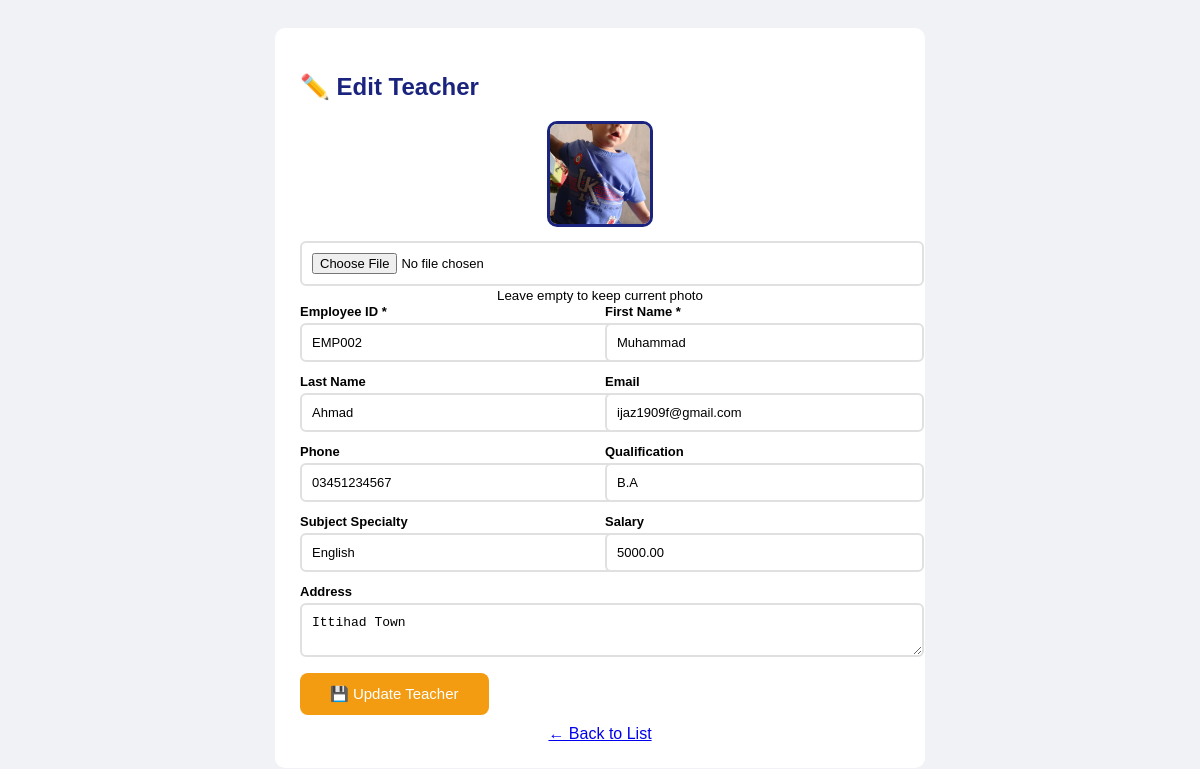
The app's page /modules/teachers/edit.php?id=6 (signed in) with its own data.
### tables this page shows
CREATE TABLE `teachers` (
  `id` int(11) NOT NULL,
  `employee_id` varchar(20) NOT NULL,
  `first_name` varchar(50) NOT NULL,
  `last_name` varchar(50) DEFAULT NULL,
  `email` varchar(100) DEFAULT NULL,
  `phone` varchar(20) DEFAULT NULL,
  `qualification` varchar(100) DEFAULT NULL,
  `subject_specialty` varchar(100) DEFAULT NULL,
  `salary` decimal(10,2) DEFAULT NULL,
  `address` text DEFAULT NULL,
  `photo` varchar(255) DEFAULT 'default.png',
  `joining_date` date DEFAULT NULL,
  `status` tinyint(4) DEFAULT 1,
  `created_at` timestamp NOT NULL DEFAULT current_timestamp()
);

### shared/config.php (called while the page is built, shortened)
<?php
function getPhotoUrl($photo, $type = 'student') {
    $default = BASE_URL . 'assets/uploads/photos/default.png';
    $path = PHOTO_DIR . $photo;
    return file_exists($path) ? BASE_URL . 'assets/uploads/photos/' . $photo : $default;
}
?>

### modules/teachers/edit.php (the view, shortened to what this page needs)
<?php
require_once '../../shared/config.php';
$id = $_GET['id'] ?? 0;
$t = $conn->query("SELECT * FROM teachers WHERE id=$id")->fetch_assoc();
?>
<!DOCTYPE html>
<html>
<head>
</head>
<body>
<div class="container">
    <h2>✏️ Edit Teacher</h2>
    <form method="POST" enctype="multipart/form-data">
        <div style="text-align:center;">
            <img src="<?php echo getPhotoUrl($t['photo']); ?>" class="photo-preview" id="preview">
            <br><input type="file" name="photo" accept="image/*" onchange="document.getElementById('preview').src=window.URL.createObjectURL(this.files[0])">
            <br><small>Leave empty to keep current photo</small>
        </div>
        <div class="row">
            <div class="form-group"><label>Employee ID *</label><input name="employee_id" value="<?php echo $t['employee_id']; ?>" required></div>
            <div class="form-group"><label>First Name *</label><input name="first_name" value="<?php echo $t['first_name']; ?>" required></div>
        </div>
        <div class="row">
            <div class="form-group"><label>Last Name</label><input name="last_name" value="<?php echo $t['last_name']; ?>"></div>
            <div class="form-group"><label>Email</label><input type="email" name="email" value="<?php echo $t['email']; ?>"></div>
        </div>
        <div class="row">
            <div class="form-group"><label>Phone</label><input name="phone" value="<?php echo $t['phone']; ?>"></div>
            <div class="form-group"><label>Qualification</label><input name="qualification" value="<?php echo $t['qualification']; ?>"></div>
        </div>
        <div class="row">
            <div class="form-group"><label>Subject Specialty</label><input name="subject_specialty" value="<?php echo $t['subject_specialty']; ?>"></div>
            <div class="form-group"><label>Salary</label><input type="number" name="salary" value="<?php echo $t['salary']; ?>" step="0.01"></div>
        </div>
        <div class="form-group"><label>Address</label><textarea name="address" rows="2"><?php echo $t['address']; ?></textarea></div>
        <button type="submit" name="save">💾 Update Teacher</button>
    </form>
    <a href="./" class="back">← Back to List</a>
</div>
</body>
</html>

### modules/teachers/edit.php (style rules this page uses)
body { font-family: Arial; background: #f0f2f5; padding: 20px; }
.container { max-width: 600px; margin: 0 auto; background: white; padding: 25px; border-radius: 10px; }
h2 { color: #1a237e; }
.form-group { margin-bottom: 12px; }
label { font-weight: bold; font-size: 13px; display: block; margin-bottom: 4px; }
input, select, textarea { width: 100%; padding: 10px; border: 2px solid #e0e0e0; border-radius: 6px; font-size: 13px; }
.row { display: grid; grid-template-columns: 1fr 1fr; gap: 10px; }
button { padding: 12px 30px; background: #f39c12; color: white; border: none; border-radius: 8px; cursor: pointer; font-size: 15px; }
.back { display: block; margin-top: 10px; text-align: center; }
.photo-preview { width: 100px; height: 100px; border-radius: 10px; object-fit: cover; border: 3px solid #1a237e; margin-bottom: 10px; }

### records on screen
teachers: photo (picture), employee_id "EMP002", first_name "Muhammad", last_name "Ahmad", email "ijaz1909f@gmail.com", phone "03451234567", qualification "B.A", subject_specialty "English", salary "5000.00", address "Ittihad Town"
